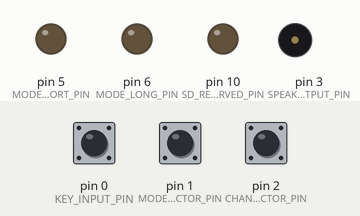
A sketch run on a simulated Arduino Uno, built with avr-gcc and run on an emulated ATmega328P. Parts: output pins drawn as LEDs (lit = HIGH), buzzer (waves = sounding, pin HIGH). Dashed ring = blinking. The test bench sets the inputs (shaded band); at power-on: pin 1 (MODE_SELECTOR_PIN) HIGH, pin 2 (CHANNEL_SELECTOR_PIN) HIGH, pin 0 (KEY_INPUT_PIN) HIGH. Storage starts empty; pins used as bus, display or sensor lines are not drawn.

Above: at 2.4 s.
2.5 s: pin 1 (MODE_SELECTOR_PIN) pulled LOW for 0.15 s
At 2.81 s:
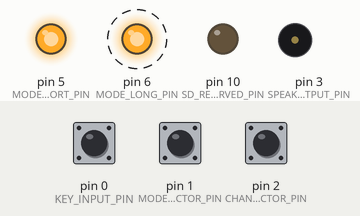
5.5 s: pin 2 (CHANNEL_SELECTOR_PIN) pulled LOW for 1 s
At 6.63 s:
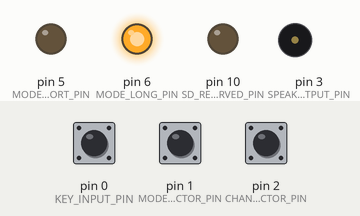
9.5 s: pin 2 (CHANNEL_SELECTOR_PIN) pulled LOW for 3.2 s
At 10.93 s:
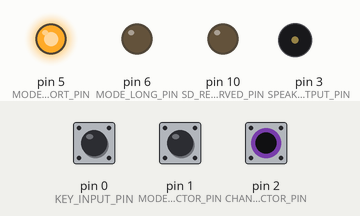
14.2 s: pin 0 (KEY_INPUT_PIN) pulled LOW for 3.2 s
At 15.7 s:
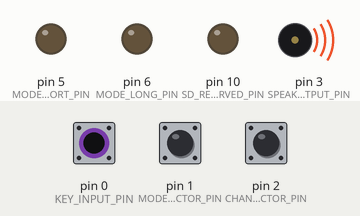
Timing chart, 0 to 18.9 s (numbered marks = the images above; inputs shaded):
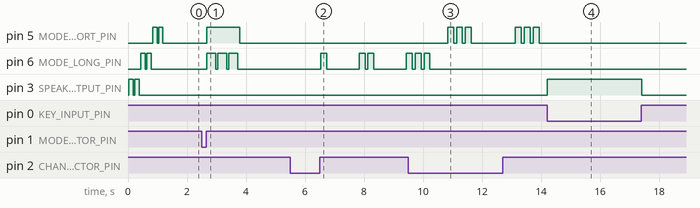

The sketch:

DFRMain.ino
```cpp
/*! \mainpage Digital Fist Recorder
 *
 * DFRMain is an Arduino sketch that implements the Digital Fist Recorder,
 * a device which can record Morse Code messages and play them back
 * reproducing the exact timing of the input message.
 * This allows replaying messages that capture the "fist" of the sender -
 * all the idiosyncracies of timing that make hand-sent code as unique as
 * handwriting.
 *
 */

/**
 * @file    DFRMain.ino
 * @author  Mike Aiello N2HTT <n2htt@arrl.net>
 * @version 1.1
 *
 * Copyright (C) 2014 Michael Aiello N2HTT
 *
 * @section LICENSE
 *
 * This program is free software; you can redistribute it and/or
 * modify it under the terms of the GNU General Public License
 * as published by the Free Software Foundation; either version 2
 * of the License, or (at your option) any later version.
 *
 * This program is distributed in the hope that it will be useful, but
 * WITHOUT ANY WARRANTY; without even the implied warranty of
 * MERCHANTABILITY or FITNESS FOR A PARTICULAR PURPOSE. See the GNU
 * General Public License for more details at
 * http://www.gnu.org/licenses/old-licenses/gpl-2.0.html
 *
 * You should have received a copy of the GNU General Public License
 * along with this program; if not, write to the
 * Free Software Foundation, Inc.,
 * 51 Franklin Street, Fifth Floor, Boston, MA  02110-1301, USA.
 *
 * @section DESCRIPTION
 *
  * This sketch implements the "Digital Fist Recorder" [DFR] on the
 * Arduino UNO R3. The DFR stores four separate CW messages by
 * recording the actual timing of the input pulse train, and reproducing
 * the exact timing on playback, thus preserving the operator's "fist".
 */

#include <Arduino.h>
#include <SD.h>

#include <DigitalPulse.h>
#include <DigitalPin.h>
#include <ModeSelector.h>
#include <ChannelSelector.h>
#include <PulseTrainRecorder.h>
#include "dfrconstants.h"

/**
 * local constants
 * <p>
 * AUTO_RESET_CT is the maximum number of loop iterations that are
 * allowed in record or playback mode without any activity. This
 * value is used to implement a "watchdog" timer to prevent the
 * possibility of a stuck key condition. Since each loop iteration
 * is approximately one millisecond, this value may be considered to
 * represent the operation timeout in milliseconds.
 * <p>
 * ERROR_RPT_PULSE_WIDTH is the duration in milliseconds of the flash
 * used in the error report routine. (flash three times on error).
 * <p>
 * ERROR_RPT_SPACING is the duration in milliseconds of the wait between
 * flashes used in the error report routine.
 */
#define AUTO_RESET_CT 5000
#define ERROR_RPT_PULSE_WIDTH  300
#define ERROR_RPT_SPACING       75

#define WELCOME_PULSE_WIDTH  150
#define WELCOME_SPACING       50

/**
 * These objects represent the pinouts on the Arduino board
 * that are used for input in this sketch
 * <p>
 * KeyingInput is connected to the external keying device (straight
 * key, bug, cootie etc.). Bringing this pin LOW (grounding it)
 * corresponds to a "key down" or transmitting condition. Its rest
 * state is HIGH.
 * <p>
 * ModeSelectPin is connected to a button used to select playback or
 * record mode based on a short/long press. Bringing this pin LOW
 * (grounding it) constitutes a buttton press. Its rest
 * state is HIGH.
 * <p>
 * ChannelSelectPin is connected to a button used to either interrogate
 * or set the current recording channel based on a short/long press.
 * Bringing this pin LOW (grounding it) constitutes a buttton press.
 * Its rest state is HIGH.
 */
DigitalInputPin KeyingInput( KEY_INPUT_PIN
                           , INPUT_PULLUP
                           , DEBOUNCE_WAIT_MILS
                           , DIGITAL_PIN_INIT_STATE_HIGH
                           , DIGITAL_PIN_INVERTING
                           , DIGITAL_PIN_WRITE_TO_SERIAL);

DigitalInputPin ModeSelectPin( MODE_SELECTOR_PIN
                             , INPUT_PULLUP
                             , DEBOUNCE_WAIT_MILS
                             , DIGITAL_PIN_INIT_STATE_HIGH
                             , DIGITAL_PIN_INVERTING);

DigitalInputPin ChannelSelectPin( CHANNEL_SELECTOR_PIN
                                , INPUT_PULLUP
                                , DEBOUNCE_WAIT_MILS
                                , DIGITAL_PIN_INIT_STATE_HIGH
                                , DIGITAL_PIN_INVERTING);


/**
 * These objects represent the pinouts on the Arduino board
 * that are used for output in this sketch
 * <p>
 * SpeakerOutput is toggled HIGH when an audio tone should be heard
 * The expectation is that a piezo buzzer or some other noise producing
 * device is attached to this pin
 * <p>
 * ShortModePin is used as an indicator for operations selected by
 * short mode. These include playback, and channel reporting.
 * <p>
 * LongModePin is used as an indicator for operations selected by
 * long mode. These include recording, and channel selection.
 * <p>
 * KeyingOutput is used to control keying of the radio. It is set
 * HIGH corresponding to a "key down" or transmitting condition; its
 * rest condition is LOW.
 */
DigitalOutputPin SpeakerOutput(SPEAKER_OUTPUT_PIN
                             , DIGITAL_PIN_INIT_STATE_LOW);

DigitalOutputPin ShortModePin( MODE_SHORT_PIN
                             , DIGITAL_PIN_INIT_STATE_LOW);

DigitalOutputPin LongModePin( MODE_LONG_PIN
                            , DIGITAL_PIN_INIT_STATE_LOW);

DigitalOutputPin KeyingOutput( KEYING_OUTPUT_PIN
                             , DIGITAL_PIN_INIT_STATE_HIGH
                             , DIGITAL_PIN_INVERTING);

/**
 * This object manages selection playback or record mode
 */
ModeSelector ModeSelect( ModeSelectPin
                       , ShortModePin
                       , LongModePin);


/**
 * This object manages selection of the current recording channel
 */
ChannelSelector ChannelSelect(ChannelSelectPin
                             ,ShortModePin
                             ,LongModePin);

/**
 * This object manages recording and playback of pulses
 */
PulseTrainRecorder PulseTrain;

/**
 * file scoped global variables
 * <p>
 * loopWatchdog counts iterations since the last action taken
 * If it reaches a preset threshold, the operating mode is
 * forced back to idle, and any current activity ceases. This
 * is basically to prevent a "stuck key" situation from arising
 * under unforseen circumstances.
 * <p>
 * currentMode holds the current operating mode set in the
 * execution loop. priorMode holds the operating mode carried
 * forward from the last execution loop. We determine if the
 * mode has changed by comparing current and prior modes
 * <p>
 * modeChanged is set by the comparing of current and prior modes
 */
static int loopWatchdog  = 0;
static int currentMode   = PIN_MODE_IDLE;
static int priorMode     = currentMode;
static bool modeChanged  = false;

/**
 * This function performs an error indication (three flashes)
 * on an output pin
 */
void flashErrorIndication(DigitalOutputPin &op) {
   op.outputPulse(ERROR_RPT_PULSE_WIDTH, ERROR_RPT_SPACING);
   op.outputPulse(ERROR_RPT_PULSE_WIDTH, ERROR_RPT_SPACING);
   op.outputPulse(ERROR_RPT_PULSE_WIDTH, ERROR_RPT_SPACING);
}

/**
 * This function performs the initialization at reset
 */
void setup() {
   #ifdef ALLOW_SERIAL_IO
      // initialize serial communication at 9600 bits per second:
      Serial.begin(SERIAL_BAUD_RATE);
   #endif

   // enable serial debug messages for DigitalPin
   DigitalPin::writePulsesToSerialEnabled = false;

   // initialize digital pin hardware
   KeyingInput.initialize();
   ModeSelectPin.initialize();
   ChannelSelectPin.initialize();

   SpeakerOutput.initialize();
   ShortModePin.initialize();
   LongModePin.initialize();
   KeyingOutput.initialize();

   // initialize SD card
   if (PulseTrain.initialize(SD_RESERVED_PIN, SD_CS_PIN)) {
      //Serial.println("SD initialized.");
   }
   else {
      #ifdef ALLOW_SERIAL_IO
         Serial.print("SD initialization ");
         Serial.print(SD_RESERVED_PIN);
         Serial.print(" ");
         Serial.print(SD_CS_PIN);
         Serial.println(" failed!");
      #endif

      flashErrorIndication(ShortModePin);
   }

   delay(STARTUP_WAIT_MILS);

   // flash "welcome" indication
   SpeakerOutput.outputPulse(WELCOME_PULSE_WIDTH, WELCOME_SPACING);
   SpeakerOutput.outputPulse(WELCOME_PULSE_WIDTH, WELCOME_SPACING);
   delay(STARTUP_WAIT_MILS);
   LongModePin.outputPulse(WELCOME_PULSE_WIDTH,  WELCOME_SPACING);
   LongModePin.outputPulse(WELCOME_PULSE_WIDTH,  WELCOME_SPACING);
   delay(STARTUP_WAIT_MILS);
   ShortModePin.outputPulse(WELCOME_PULSE_WIDTH, WELCOME_SPACING);
   ShortModePin.outputPulse(WELCOME_PULSE_WIDTH, WELCOME_SPACING);
   delay(STARTUP_WAIT_MILS);
}

/**
 * This function transitions to operation in the IDLE mode
 */
void transitToIdleMode() {
   // prior mode does not affect transition to idle
   //Serial.println("IDLE");
   loopWatchdog = 0;

   // close any open recorder file
   PulseTrain.close();

   // re-activate all pins
   KeyingInput.resume();
   ModeSelectPin.resume();
   ChannelSelectPin.resume();
   SpeakerOutput.resume();
   ShortModePin.resume();
   LongModePin.resume();
   KeyingOutput.resume();

   // reset all pins to logical "off" condition
   KeyingInput.setLogicalState(LOW);
   ModeSelectPin.setLogicalState(LOW);
   ChannelSelectPin.setLogicalState(LOW);

   SpeakerOutput.writeLogicalValue(LOW);
   ShortModePin.writeLogicalValue(LOW);
   LongModePin.writeLogicalValue(LOW);
   KeyingOutput.writeLogicalValue(LOW);
}

/**
 * This function continues operation in the IDLE mode
 */
void continueIdleMode() {
   // check for channel selection request
   if (ChannelSelect.readInputPulseMode()) {
      // activity on channel select input
      // suppress keying pass thru until processed
      KeyingOutput.suspend();
      KeyingInput.suspend();

      // process channel request
      ChannelSelect.processInputPulseMode();

      // restore keying pass-thru
      KeyingOutput.resume();
      KeyingInput.resume();
   }

   // continuing idle mode
   // check keying input
   KeyingInput.determinePinState();

   // set output pins based on current keying input state
   KeyingInput.indicate(KeyingOutput);
   KeyingInput.indicate(SpeakerOutput);
}


/**
 * This function transitions to operation in the PLAYBACK mode
 */
void transitToPlaybackMode() {
   // only commence recording
   // if coming from some state other than record
   if (PIN_MODE_SHORT_PULSE != priorMode) {
      //Serial.print("PLAYBACK ");
      //Serial.println(ChannelSelect.getCurrentChannel());
      loopWatchdog = 0;

      // attempt to start recording pulses to file
      if (PulseTrain.openForPlayback(ChannelSelect.getCurrentChannelName())) {
         // turn off keying pass-thru
         KeyingInput.suspend();

         // restart watchdog
         loopWatchdog = 0;
      }
      else {
         // attempt to open for playback was not successful
         flashErrorIndication(LongModePin);
         transitToIdleMode();
      }
   }
}

/**
 * This function continues operation in the PLAYBACK mode
 */
void continuePlaybackMode() {
   // continuing playback mode
   if (PulseTrain.playbackActive()) {
      if (PulseTrain.playBackKeying( KeyingOutput
                                   , SpeakerOutput)) {
         // restart watchdog
         loopWatchdog = 0;
      }

      // count for auto reset
      ++loopWatchdog;
   }
   else {
      ModeSelect.forceMode(PIN_MODE_IDLE);
      transitToIdleMode();
   }
}

/**
 * This function transitions to operation in the RECORD mode
 */
void transitToRecordMode() {
   // only commence recording
   // if coming from some state other than record
   if (PIN_MODE_LONG_PULSE != priorMode) {
      // entering record mode
      //Serial.print("RECORD ");
      //Serial.println(ChannelSelect.getCurrentChannel());

      // attempt to start recording pulses to file
      if (PulseTrain.openForRecording(ChannelSelect.getCurrentChannelName())) {
         // turn off keying pass-thru
         KeyingOutput.suspend();

         // restart watchdog
         loopWatchdog = 0;
      }
      else {
         // attempt to open for recording was not successful
         flashErrorIndication(ShortModePin);
         transitToIdleMode();
      }
   }
}

/**
 * This function continues operation in the RECORD mode
 */
void continueRecordMode() {
   // check keying input
   KeyingInput.determinePinState();

   // side tone only while recording
   KeyingInput.indicate(SpeakerOutput);

   // write to file as pulses complete
   if (KeyingInput.hasChanged()&&(LOW == KeyingInput.getLogicalState())) {
      loopWatchdog = 0;

      // exit to idle mode if pulse write fails
      if (!PulseTrain.recordPulse(KeyingInput.getLastPulse())) {
         flashErrorIndication(ShortModePin);
         transitToIdleMode();
      }
   }
   else {
      // count for auto reset
      ++loopWatchdog;
   }
}

/**
 * This function selects the correct transition to a new mode
 * when the mode has changed in the current loop execution
 */
void selectModeTransition() {
   // what we do depends on what we were doing
   switch (priorMode) {
      // any mode change while we are busy
      // cancels what was in progress and
      // reverts to IDLE mode
      case PIN_MODE_SHORT_PULSE:
      case PIN_MODE_LONG_PULSE:
         transitToIdleMode();
         break;

      default:
         // force unknown mode to idle
         //Serial.println("UNKNOWN");
         ModeSelect.forceMode(PIN_MODE_IDLE);
         //Serial.println("forced IDLE");
         // note deliberate fall-through to idle mode
         // no break here

      case PIN_MODE_IDLE:
         // from IDLE we can start to record or playback
         switch (currentMode) {
            case PIN_MODE_SHORT_PULSE:
               transitToPlaybackMode();
               break;

            case PIN_MODE_LONG_PULSE:
               transitToRecordMode();
               break;

            case PIN_MODE_IDLE:
               // already idle, just keep going
               continueIdleMode();
               break;
         };
         break;
   };
}

/**
 * This function selects the correct action by mode
 * when the mode has not changed in this loop execution
 */
void selectModeContinuation() {
   switch (currentMode) {
      case PIN_MODE_SHORT_PULSE:
         continuePlaybackMode();
         break;

      case PIN_MODE_LONG_PULSE:
         continueRecordMode();
         break;

      default:
      case PIN_MODE_IDLE:
         continueIdleMode();
         break;
   };
}

/**
 * Main execution loop
 */
 void loop() {
   // setting operational mode has highest priority
   if (modeChanged = ModeSelect.readInputPulseMode()) {
      // state has changed - change output pin to match
      ModeSelect.assertOutputPin();
   }

   // note our current mode
   currentMode = ModeSelect.getCurrentPinMode();

   if (currentMode != priorMode) {
      // handle mode changed event
      selectModeTransition();
   }
   else {
      // continuing existing mode
      selectModeContinuation();
   }

   // check watchdog counter to reset
   // after long idle time in playback or record mode
   if (loopWatchdog >= AUTO_RESET_CT) {
      transitToIdleMode();
   }

   // save prior mode
   priorMode = currentMode;

   // loop delay
   delay(LOOP_DELAY_MILS);
}
```

dfrconstants.h
```cpp
#ifndef _DFR_CONSTANTS_
#define _DFR_CONSTANTS_

/**
 * @file    dfrconstants.h
 * @author  Mike Aiello N2HTT <n2htt@arrl.net>
 * @version 1.1
 *
 * Copyright (C) 2014 Michael Aiello N2HTT
 *
 * @section LICENSE
 *
 * This program is free software; you can redistribute it and/or
 * modify it under the terms of the GNU General Public License
 * as published by the Free Software Foundation; either version 2
 * of the License, or (at your option) any later version.
 *
 * This program is distributed in the hope that it will be useful, but
 * WITHOUT ANY WARRANTY; without even the implied warranty of
 * MERCHANTABILITY or FITNESS FOR A PARTICULAR PURPOSE. See the GNU
 * General Public License for more details at
 * http://www.gnu.org/licenses/old-licenses/gpl-2.0.html
 *
 * You should have received a copy of the GNU General Public License
 * along with this program; if not, write to the
 * Free Software Foundation, Inc.,
 * 51 Franklin Street, Fifth Floor, Boston, MA  02110-1301, USA.
 *
 * @section DESCRIPTION
 *
 * This file contains macros defining digital pins used by DFR
 * and some timing constants.
 */

/**
 * The original configuration of DFR sets the Key Input pin
 * to Pin 0 and the Mode Selector pin to Pin 1. On many Arduino
 * boards, including the Uno, these pins are the serial port
 * RX and TX lines respectively. Since the sketch does not use
 * serial i/o (other than for debugging prints), this interaction
 * is not harmful.
 * However, if use of the serial lines is desired, uncomment the
 * definition of the macro ALLOW_SERIAL_IO below, and the
 * Key Input and Mode Selector pins will be shifted to Pins
 * 8 and 9 respectively, avoiding any interaction between
 * keying and serial i/o.

 * So by default the definitions pin are:
 *
 *    KEY_INPUT_PIN         0
 *    MODE_SELECTOR_PIN     1
 *    serial i/o is disabled
 *
 * If ALLOW_SERIAL_IO is defined below, the pin definitions are
 *
 *    KEY_INPUT_PIN         8
 *    MODE_SELECTOR_PIN     9
 *    serial i/o is enabled
 *
 */

 // #define ALLOW_SERIAL_IO

/**
 * digital pin definitions
 */
#ifdef ALLOW_SERIAL_IO
   #define KEY_INPUT_PIN         8
   #define MODE_SELECTOR_PIN     9
#else
   #define KEY_INPUT_PIN         0
   #define MODE_SELECTOR_PIN     1
#endif

#define CHANNEL_SELECTOR_PIN  2
#define SPEAKER_OUTPUT_PIN    3
#define SD_CS_PIN             4 // used by SD shield
#define MODE_SHORT_PIN        5
#define MODE_LONG_PIN         6
#define KEYING_OUTPUT_PIN     7
#define SD_RESERVED_PIN      10
#define SD_MOSI_PIN          11 // used by SD shield
#define SD_MISO_PIN          12 // used by SD shield
#define SD_CLK_PIN           13 // used by SD shield

/**
 * wait time definitions
 */
#define DEBOUNCE_WAIT_MILS    10
#define STARTUP_WAIT_MILS     5
#define LOOP_DELAY_MILS       1

/**
 * misc constant definitions
 */
#define SERIAL_BAUD_RATE   9600


#endif // _DFR_CONSTANTS_
```

Measured:
- after the input at 2.5 s, pin 5 (MODE_SHORT_PIN): LOW → HIGH after 0.16 s, → LOW 1.1 s later; pin 6 (MODE_LONG_PIN): alternates HIGH for 0.30 s and LOW for 0.08 s, 6 changes in all, then stays LOW, starting after 0.17 s
- after the input at 5.5 s, pin 6 (MODE_LONG_PIN): goes HIGH 0.20 s, LOW 1.1 s, HIGH 0.20 s, LOW 0.10 s, HIGH 0.20 s, LOW 1.1 s, then HIGH, starting after 1.0 s
- after the input at 9.5 s, pin 5 (MODE_SHORT_PIN): LOW → HIGH after 1.3 s, → LOW 0.20 s later, → HIGH 0.10 s later, → LOW 0.20 s later, … (12 changes in this stretch); pin 6 (MODE_LONG_PIN): goes on until 10.2 s, then stays LOW
- after the input at 14.2 s, pin 3 (SPEAKER_OUTPUT_PIN): LOW → HIGH at once, → LOW 3.2 s later
